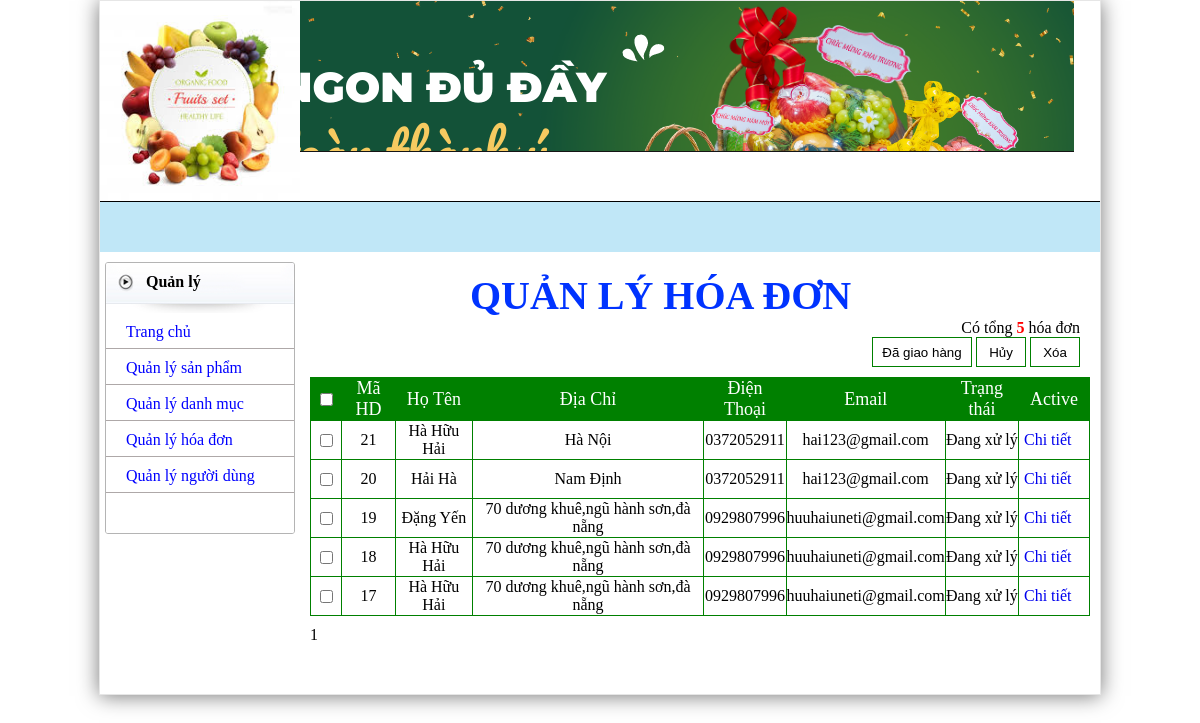
The page /admin/admin.php?admin=hienthihd on the database its author committed.
### tables this page shows
CREATE TABLE `hoadon` (
  `mahd` int(11) NOT NULL,
  `idnd` int(11) DEFAULT NULL,
  `hoten` varchar(50) NOT NULL,
  `diachi` varchar(50) NOT NULL,
  `dienthoai` int(11) NOT NULL,
  `email` varchar(255) NOT NULL,
  `ngaydathang` date NOT NULL,
  `trangthai` int(11) NOT NULL
);

### admin/hoadon.php (the view, shortened to what this page needs)
<link rel="stylesheet" href="css/hienthi_sp.css">
<?php
	include ('../include/connect.php');
    $select = "select * from hoadon";
    $query = mysqli_query($link,$select);
    $dem = mysqli_num_rows($query);
?>
<div class="quanlysp">
	<h3>QUẢN LÝ HÓA ĐƠN</h3>
	<p>Có tổng <font color=red><b><?php echo $dem ?></b></font> hóa đơn</p><br>
	<form action="admin.php?admin=xulyhd" method="post">
		<div id="check">
			<p>
				<input type="submit" name="giaohang" value="Đã giao hàng" />
				<input type="submit" name="huy" value="Hủy" />
				<input type="submit" name="xoa" value="Xóa" />
			</p>
		</div>
</div>
<table>
    <tr class='tieude_hienthi_sp'>
        <td width="30"><input type="checkbox" name="check"  class="checkbox" onclick="checkall('item', this)"></td>
        <td>Mã HD</td>
        <td>Họ Tên</td>
        <td>Địa Chỉ</td>
        <td>Điện Thoại</td>
        <td>Email</td>
        <td>Trạng thái</td>
        <td colspan=2>Active</td>
    </tr>
    <?php
		if(!isset($_GET['page'])){
		$page = 1;
		} else {
		$page = $_GET['page'];
		}
		$max_results = 10;
		$from = (($page * $max_results) - $max_results);
		$sql = mysqli_query($link,"SELECT * FROM hoadon ORDER by mahd DESC  LIMIT $from, $max_results");
    if($dem > 0)
        while ($bien = mysqli_fetch_array($sql))
        {
?>
            <tr class='noidung_hienthi_sp'>
                <td class="masp_hienthi_sp"><input type="checkbox" name="id[]" class="item" class="checkbox" value="<?=$bien['mahd']?>"/></td>
                <td class="masp_hienthi_sp"><?php  echo $bien['mahd'] ?></td>
                <td class="stt_hienthi_sp"><?php echo $bien['hoten'] ?></td>
				<td class="sl_hienthi_sp"><?php echo $bien['diachi'] ?></td>
				<td class="sl_hienthi_sp">0<?php echo $bien['dienthoai'] ?></td>
				<td class="sl_hienthi_sp"><?php echo $bien['email'] ?></td>
				<td class="sl_hienthi_sp"><?php if($bien['trangthai']==1) echo "Đang xử lý"; else if($bien['trangthai']==2) echo"Đã giao hàng"; else echo"Đã hủy đơn hàng";?></td>
				<td class="active_hienthi_sp" style="width:70px;"><a href="admin.php?admin=chitiethoadon&mahd=<?php echo $bien['mahd']; ?> " style="float:left;">Chi tiết</a>
				</td>
            </tr>
<?php
    }
    else echo "<tr><td colspan='6'>Không có sản phẩm trong CSDL</td></tr>";
?>
</table>
	<div id="phantrang_sp">
	<?php
			$total_results = mysqli_num_rows(mysqli_query($link,"SELECT COUNT(*) as Num FROM hoadon"));
			$total_pages = ceil($total_results / $max_results);
			for($i = 1; $i <= $total_pages; $i++){
			if(($page) == $i){
			echo "$i&nbsp;";
			} else {
			echo "<a href=\"".$_SERVER['PHP_SELF']."?admin=hienthihd&page=$i\"><button class='so'>$i</button></a>&nbsp;";
			}
			}
	?>
	</div>

### admin/css/index.css (style rules this page uses)
* { margin:0; padding:0; }
table { margin: 0; padding: 0; text-indent:0; }
body { font-family:tahoma; }
a { text-decoration:none; }
#check { width:100%; height:auto;overflow:hidden }
#check p input { width:100px; height:30px; cursor:pointer; background:white; border:1px solid green; }
#check p input:nth-child(2) { width:50px; }
#check p input:nth-child(3) { width:50px }

### admin/css/hienthi_sp.css (style rules this page uses)
.quanlysp { padding:10px 10px; }
.quanlysp h3 { font-size:40px; padding-left:150px; color:#03F; }
.quanlysp p { float:right; }
table { text-align:center; width:780px; height:auto; border-collapse:collapse; }
tr td { border:1px solid green; }
tr.tieude_hienthi_sp td { color:white; background: green; height:30px; font-size:18px; }
#phantrang_sp { float:left; padding-top:10px; }
.active_hienthi_sp a { float:left; margin-left:5px; padding:10px 0px; }

### rows shown on the page
hoadon: mahd "21", hoten "Hà Hữu Hải", diachi "Hà Nội", dienthoai "372052911", email "hai123@gmail.com", trangthai "Đang xử lý"
hoadon: mahd "20", hoten "Hải Hà", diachi "Nam Định", dienthoai "372052911", email "hai123@gmail.com", trangthai "Đang xử lý"
hoadon: mahd "19", hoten "Đặng Yến", diachi "70 dương khuê,ngũ hành sơn,đà nẵng", dienthoai "929807996", email "huuhaiuneti@gmail.com", trangthai "Đang xử lý"
hoadon: mahd "18", hoten "Hà Hữu Hải", diachi "70 dương khuê,ngũ hành sơn,đà nẵng", dienthoai "929807996", email "huuhaiuneti@gmail.com", trangthai "Đang xử lý"
hoadon: mahd "17", hoten "Hà Hữu Hải", diachi "70 dương khuê,ngũ hành sơn,đà nẵng", dienthoai "929807996", email "huuhaiuneti@gmail.com", trangthai "Đang xử lý"

### other values the page prints
$dem "5"
